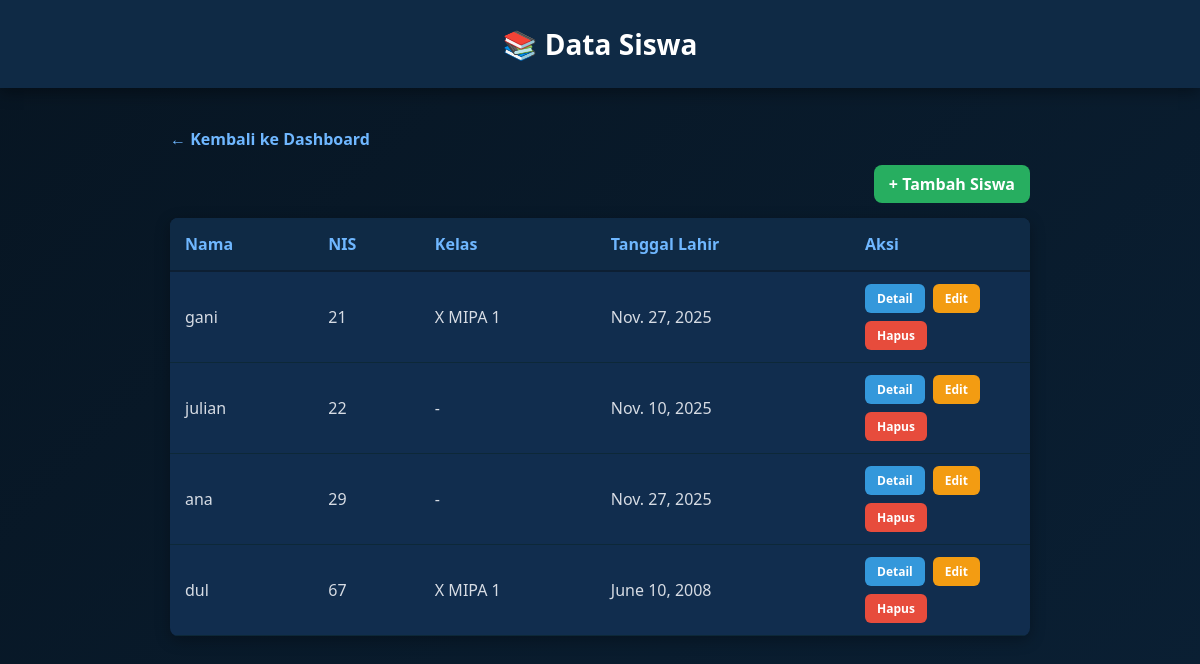
/siswa/list/ (signed in), run on an earlier commit of the app's database.
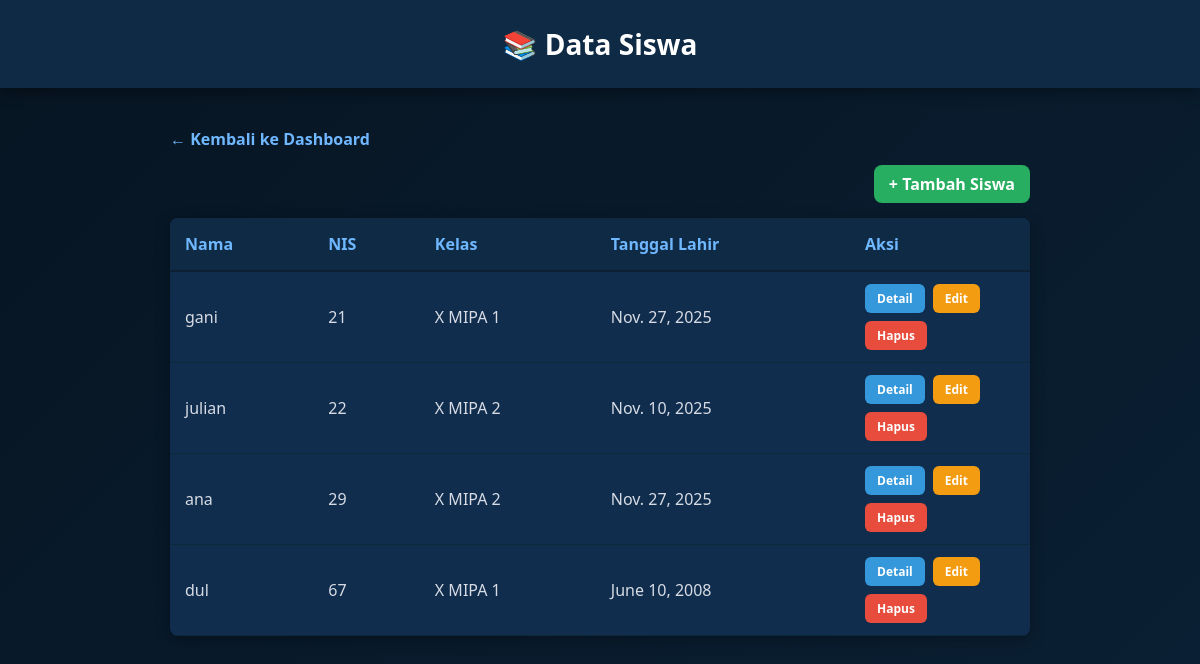
And on a later commit of the database.
### siswa/models.py (models this page shows, shortened)
class Siswa(models.Model):
    nis = models.CharField(max_length=10, primary_key=True)
    nama = models.CharField(max_length=100)
    kelas = models.CharField(max_length=20, blank=True)
    tempat_lahir = models.CharField(max_length=100, blank=True)
    tanggal_lahir = models.DateField(null=True, blank=True)
    alamat = models.TextField(blank=True)
    telepon = models.CharField(max_length=15, blank=True)
    nama_orang_tua = models.CharField(max_length=100, blank=True)
    created_at = models.DateTimeField(auto_now_add=True)
    user = models.OneToOneField(
        'auth.User',
        on_delete=models.CASCADE,
        null=True,
        blank=True
    )
    class Meta:
        verbose_name_plural = "Siswa"

### siswa/views.py (the view)
# urls.py: path('list/', views.siswa_list, name='siswa_list'),
@login_required(login_url='/login/')
def siswa_list(request):
    siswa = Siswa.objects.all()
    return render(request, "siswa_app/list.html", {"siswa": siswa})

### siswa/templates/siswa_app/list.html (shortened to what this page needs)
<!DOCTYPE html>
<html lang="id">
<head>
</head>
<body>
    <header>📚 Data Siswa</header>
    <div class="wrapper">
        <a href="{% url 'index' %}" class="back">← Kembali ke Dashboard</a>
        <div class="top-actions">
            <a href="{% url 'siswa_tambah' %}" class="button add">+ Tambah Siswa</a>
        </div>
        <table>
            <thead>
                <tr>
                    <th>Nama</th>
                    <th>NIS</th>
                    <th>Kelas</th>
                    <th>Tanggal Lahir</th>
                    <th width="180px">Aksi</th>
                </tr>
            </thead>
            <tbody>
                {% for s in siswa %}
                <tr>
                    <td>{{ s.nama }}</td>
                    <td>{{ s.nis }}</td>
                    <td>{{ s.kelas|default:"-" }}</td>
                    <td>{{ s.tanggal_lahir|default:"-" }}</td>
                    <td>
                        <div class="action-buttons">
                            <a href="{% url 'siswa_detail' s.nis %}" class="btn-action btn-detail">Detail</a>
                            <a href="{% url 'siswa_edit' s.nis %}" class="btn-action btn-edit">Edit</a>
                            <a href="{% url 'siswa_hapus' s.nis %}" class="btn-action btn-hapus">Hapus</a>
                        </div>
                    </td>
                </tr>
                {% empty %}
                <tr>
                    <td colspan="5" class="empty-message">Belum ada data siswa</td>
                </tr>
                {% endfor %}
            </tbody>
        </table>
    </div>
</body>
</html>

What changed in the data, as far as the page shows it:
changed Siswa "julian": kelas "-" → "X MIPA 2"
changed Siswa "ana": kelas "-" → "X MIPA 2"
